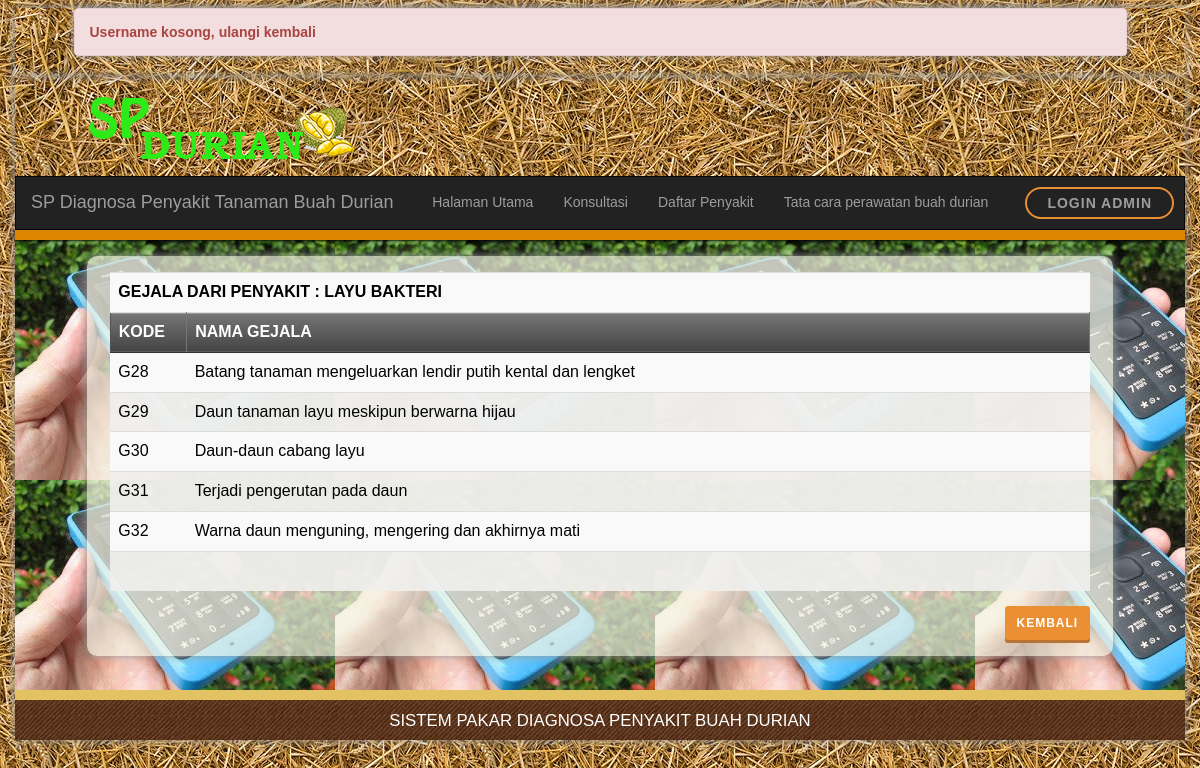
The page /LoginPeriksa.php?page=dafgejala&kdsakit=P11 on the database its author committed.
### tables this page shows
CREATE TABLE `penyakit` (
  `kd_penyakit` varchar(4) NOT NULL,
  `nm_penyakit` varchar(60) NOT NULL,
  `keterangan` mediumtext NOT NULL,
  `solusi` mediumtext NOT NULL,
  `gambar` text NOT NULL
);

CREATE TABLE `gejala` (
  `kd_gejala` varchar(4) NOT NULL,
  `nm_gejala` varchar(100) DEFAULT NULL,
  `gambar_gejala` text NOT NULL
);

### tampilgejala.php (the view, shortened to what this page needs)
<?php
include "lib/inc.koneksidb.php";
$kdsakit = $_REQUEST['kdsakit'];
$sqlp = "SELECT * FROM penyakit WHERE kd_penyakit='$kdsakit' ";
$qryp = mysqli_query($koneksi,$sqlp);
$datap= mysqli_fetch_array($qryp);
$sakit = $datap['nm_penyakit'];
?>
<html>
<head>
</head>
<body>
  <div class="isi">
<br><table class="table table-striped table-hover">
  <tr>
    <td colspan="2"><b>GEJALA DARI PENYAKIT : <?php echo strtoupper($sakit); ?></b></td>
  </tr>
  <tr>
    <th width="80"><b>KODE</b></th>
    <th width="1120"><b>NAMA GEJALA</b></th>
  </tr>
  <?php
	$sqlg  = "SELECT gejala.* FROM gejala,relasi ";
	$sqlg .= "WHERE gejala.kd_gejala=relasi.kd_gejala ";
	$sqlg .= "AND  relasi.kd_penyakit='$kdsakit' ";
	$sqlg .= "ORDER BY gejala.kd_gejala";
	$qryg = mysqli_query($koneksi, $sqlg)  or die ("SQL Error".mysqli_error());
	while ($datag=mysqli_fetch_array($qryg)) {
  ?>
  <tr>
    <td><?php echo $datag['kd_gejala']; ?></td>
    <td><?php echo $datag['nm_gejala']; ?></td>
  </tr>
  <?php
  }
  ?>
  <tr>
    <td colspan="2">&nbsp;</td>
  </tr>
</table>
<div align="right"><a class="btn btn-warning raised btn-sm"href="?page=dafpenyakit">kembali</a></div>
<br>
</div>
</body>
</html>

### css/buttons.css (style rules this page uses)
.btn { padding: 14px 24px; border: 0 none; font-weight: 700; letter-spacing: 1px; text-transform: uppercase; }
.btn-warning { background: #eb8f34; color: #ffffff; }
.btn-warning.raised { box-shadow: 0 3px 0 0 #b87430; }
.btn-sm, .btn-group-sm > .btn { padding: 8px 12px; }

### rows shown on the page
penyakit: nm_penyakit "LAYU BAKTERI"
gejala: kd_gejala "G28", nm_gejala "Batang tanaman mengeluarkan lendir putih kental dan lengket"
gejala: kd_gejala "G29", nm_gejala "Daun tanaman layu meskipun berwarna hijau"
gejala: kd_gejala "G30", nm_gejala "Daun-daun cabang layu"
gejala: kd_gejala "G31", nm_gejala "Terjadi pengerutan pada daun"
gejala: kd_gejala "G32", nm_gejala "Warna daun menguning, mengering dan akhirnya mati"
